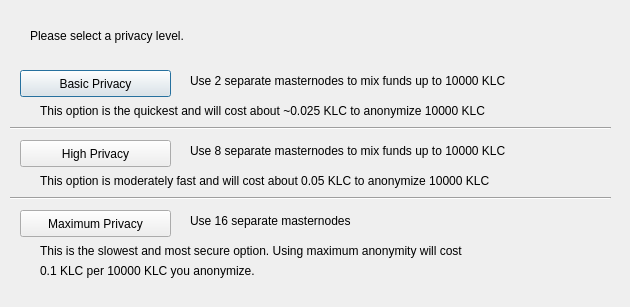
<?xml version="1.0" encoding="UTF-8"?>
<ui version="4.0">
 <class>ObfuscationConfig</class>
 <widget class="QDialog" name="ObfuscationConfig">
  <property name="geometry">
   <rect>
    <x>0</x>
    <y>0</y>
    <width>630</width>
    <height>307</height>
   </rect>
  </property>
  <property name="windowTitle">
   <string>Configure Obfuscation</string>
  </property>
  <widget class="QPushButton" name="buttonBasic">
   <property name="geometry">
    <rect>
     <x>20</x>
     <y>70</y>
     <width>151</width>
     <height>27</height>
    </rect>
   </property>
   <property name="text">
    <string>Basic Privacy</string>
   </property>
  </widget>
  <widget class="QPushButton" name="buttonHigh">
   <property name="geometry">
    <rect>
     <x>20</x>
     <y>140</y>
     <width>151</width>
     <height>27</height>
    </rect>
   </property>
   <property name="text">
    <string>High Privacy</string>
   </property>
  </widget>
  <widget class="QPushButton" name="buttonMax">
   <property name="geometry">
    <rect>
     <x>20</x>
     <y>210</y>
     <width>151</width>
     <height>27</height>
    </rect>
   </property>
   <property name="text">
    <string>Maximum Privacy</string>
   </property>
  </widget>
  <widget class="QLabel" name="label">
   <property name="geometry">
    <rect>
     <x>30</x>
     <y>20</y>
     <width>571</width>
     <height>31</height>
    </rect>
   </property>
   <property name="text">
    <string>Please select a privacy level.</string>
   </property>
  </widget>
  <widget class="QLabel" name="label_2">
   <property name="geometry">
    <rect>
     <x>190</x>
     <y>70</y>
     <width>421</width>
     <height>21</height>
    </rect>
   </property>
   <property name="text">
    <string>Use 2 separate masternodes to mix funds up to 10000 KLC</string>
   </property>
  </widget>
  <widget class="QLabel" name="label_3">
   <property name="geometry">
    <rect>
     <x>190</x>
     <y>140</y>
     <width>411</width>
     <height>21</height>
    </rect>
   </property>
   <property name="text">
    <string>Use 8 separate masternodes to mix funds up to 10000 KLC</string>
   </property>
  </widget>
  <widget class="QLabel" name="label_4">
   <property name="geometry">
    <rect>
     <x>190</x>
     <y>210</y>
     <width>421</width>
     <height>21</height>
    </rect>
   </property>
   <property name="text">
    <string>Use 16 separate masternodes</string>
   </property>
  </widget>
  <widget class="QLabel" name="label_6">
   <property name="geometry">
    <rect>
     <x>40</x>
     <y>100</y>
     <width>561</width>
     <height>21</height>
    </rect>
   </property>
   <property name="text">
    <string>This option is the quickest and will cost about ~0.025 KLC to anonymize 10000 KLC</string>
   </property>
  </widget>
  <widget class="QLabel" name="label_7">
   <property name="geometry">
    <rect>
     <x>40</x>
     <y>170</y>
     <width>561</width>
     <height>21</height>
    </rect>
   </property>
   <property name="text">
    <string>This option is moderately fast and will cost about 0.05 KLC to anonymize 10000 KLC</string>
   </property>
  </widget>
  <widget class="QLabel" name="label_8">
   <property name="geometry">
    <rect>
     <x>40</x>
     <y>240</y>
     <width>561</width>
     <height>21</height>
    </rect>
   </property>
   <property name="text">
    <string>This is the slowest and most secure option. Using maximum anonymity will cost</string>
   </property>
  </widget>
  <widget class="QLabel" name="label_9">
   <property name="geometry">
    <rect>
     <x>40</x>
     <y>260</y>
     <width>561</width>
     <height>21</height>
    </rect>
   </property>
   <property name="text">
    <string>0.1 KLC per 10000 KLC you anonymize.</string>
   </property>
  </widget>
  <widget class="Line" name="line">
   <property name="geometry">
    <rect>
     <x>10</x>
     <y>120</y>
     <width>601</width>
     <height>16</height>
    </rect>
   </property>
   <property name="orientation">
    <enum>Qt::Horizontal</enum>
   </property>
  </widget>
  <widget class="Line" name="line_2">
   <property name="geometry">
    <rect>
     <x>10</x>
     <y>190</y>
     <width>601</width>
     <height>16</height>
    </rect>
   </property>
   <property name="orientation">
    <enum>Qt::Horizontal</enum>
   </property>
  </widget>
 </widget>
 <resources/>
 <connections/>
</ui>
